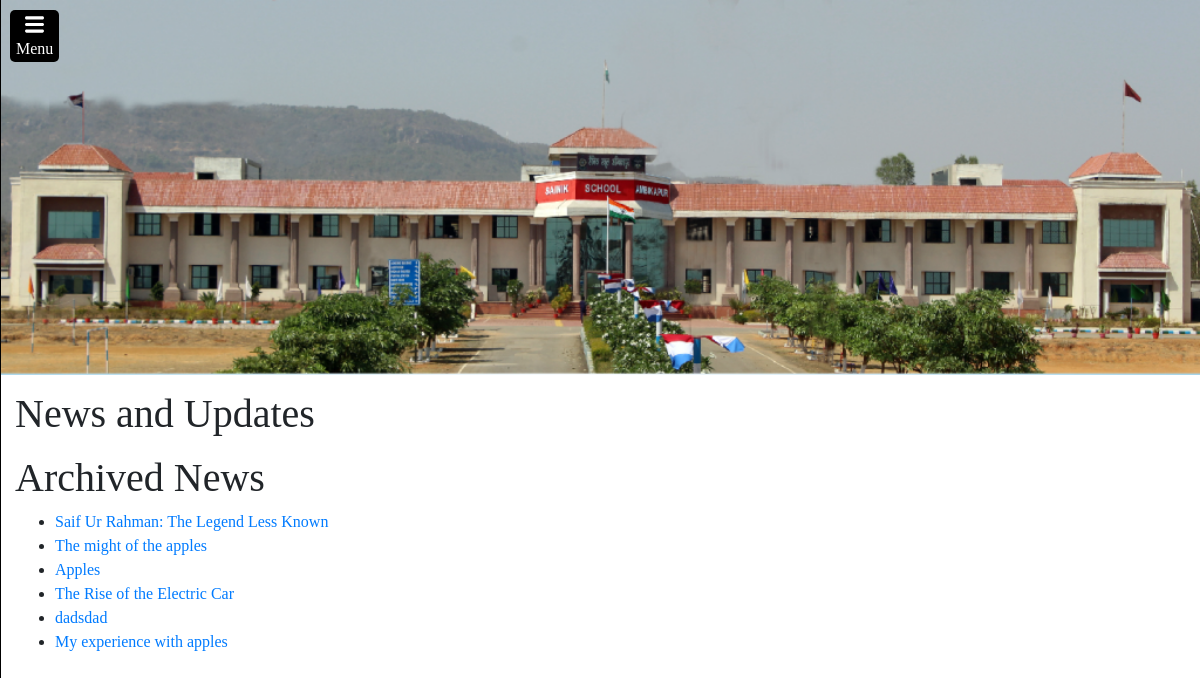
The page /news/ on the database as committed earlier.
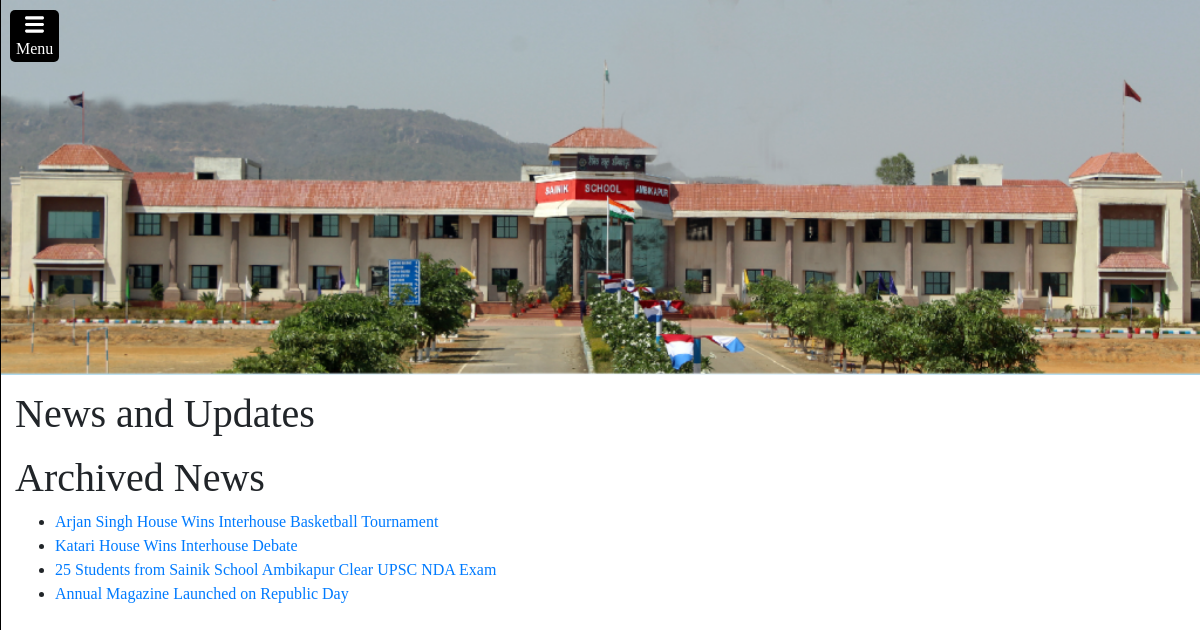
The same page on the database as committed later.
### home/models.py (models this page shows, shortened)
class News(models.Model):
    title = models.CharField(max_length=100)
    date = models.DateField(auto_now=False, auto_now_add=False)
    image = models.ImageField(upload_to="home/static/home/news",blank=True,null=True)
    description = models.TextField(max_length=3750)
    author = models.ForeignKey(User, on_delete=models.SET_NULL, blank=True, editable=False,null=True)
    approved_by = models.ForeignKey(User, on_delete=models.SET_NULL, blank=True, null=True, editable=False, related_name="approver")
    active = models.BooleanField(default=False)

### home/views.py (the view)
# urls.py: path("news/", views.news, name="news"),
def news(request):
    news_subs = News.objects.filter(active=True).order_by('-date')
    archived_news = News.objects.exclude(approved_by=None).exclude(active=True).order_by('-date')
    return render(request, "home/news.html", {
        "news_subs":news_subs,
        "archived_news":archived_news,
    })

### home/templates/home/news.html (shortened to what this page needs)
{% extends 'home/layout.html' %}
{% load static %}
{% block body %}
<div style="margin-left: 15px; margin-top: 15px;">
    {% if news_subs is not None%}
    <h1>News and Updates</h1>
    <h1>Archived News</h1>
    <ul>
        {% for news in archived_news %}
            <li><a href="{% url 'home:news_article' news_id=news.id %}">{{news.title}}</a></li>
        {% endfor %}
    </ul>
    {% endif %}
</div>
{% endblock %}

Rows that differ between the two databases and show on the page:
removed News: title "Saif Ur Rahman: The Legend Less Known"
removed News: title "The might of the apples"
removed News: title "Apples"
removed News: title "The Rise of the Electric Car"
removed News: title "dadsdad"
removed News: title "My experience with apples"
added News: title "Arjan Singh House Wins Interhouse Basketball Tournament"
added News: title "Katari House Wins Interhouse Debate"
added News: title "25 Students from Sainik School Ambikapur Clear UPSC NDA Exam"
added News: title "Annual Magazine Launched on Republic Day"
